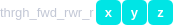
<?xml version="1.0" encoding="UTF-8"?>
<ui version="4.0">
 <class>METJointWidget</class>
 <widget class="QWidget" name="METJointWidget">
  <property name="geometry">
   <rect>
    <x>0</x>
    <y>0</y>
    <width>169</width>
    <height>25</height>
   </rect>
  </property>
  <property name="windowTitle">
   <string>Form</string>
  </property>
  <property name="styleSheet">
   <string notr="true">/*-----QScrollArea-----*/
QScrollArea
{
	border: 0px solid black; 
	margin: 0px 0px 0px 0px;
	border-style:none;

}


/*-----QLayout-----*/
QLayout
{
	border-style:none;
	border-radius: 5px;

}


/*-----QWidget-----*/
QWidget
{
	background-color: transparent;
	color: #000000;

}


/*-----QFrame-----*/
QFrame
{
	border-style:none;
	border-radius: 5px;
	background-color: transparent;

}


/*-----QLabel-----*/
QLabel
{
	background-color: transparent;
	color: #c2c7d5;
	font-size: 13px;

}


/*-----QPushButton-----*/
QPushButton
{
    background-color: hsv(187, 100%, 50%);
    color: hsv(0, 0, 50%);
    font-size: 13px;
    font-weight: bold;
    border: none;
    border-radius: 5px;
}
QPushButton::hover
{
    background-color: qlineargradient(spread:pad, x1:1, y1:0, x2:0, y2:1, stop:0 hsv(187, 100%, 50%),stop:1 hsv(180, 100%, 70%));
}
QPushButton::pressed
{
    background-color: hsv(180, 100%, 100%);
color: rgb(255, 255, 255);
}

QPushButton::checked
{
    color: rgb(255, 255, 255);
    background-color: hsv(180, 100%, 90%);
}
QPushButton::checked::hover
{
    background-color: qlineargradient(spread:pad, x1:1, y1:0, x2:0, y2:1, stop:0 hsv(180, 100%, 90%),stop:1 hsv(180, 100%, 100%));
}
QPushButton::checked::pressed
{
    background-color: hsv(180, 100%, 100%);
}


/*-----QProgressBar-----*/
QProgressBar
{
	background-color: hsv(187, 100%, 70%);
	color: rgb(255, 255, 255);
	font-size: 13px;
	font-weight: bold;
	padding: -1px;
	border: none;
	border-radius: 5px;
}

QProgressBar:chunk
{
	background-color: hsv(180, 100%, 90%);
	color: rgb(255, 255, 255);
	font-size: 20px;
	font-weight: bold;
	padding: -1px;
	border: none;
	border-radius: 8px;
}


/*-----QCheckBox-----*/
QCheckBox
{
	background-color: transparent;
	color: #fff;
	font-size: 10px;
	font-weight: bold;
	border: none;
	border-radius: 5px;

}


/*-----QCheckBox-----*/
QCheckBox::indicator
{
    color: #b1b1b1;
    background-color: #323232;
    border: 1px solid darkgray;
    width: 12px;
    height: 12px;

}


QCheckBox::indicator:checked
{
    image:url(&quot;./ressources/check.png&quot;);
	background-color: qlineargradient(spread:pad, x1:0, y1:0.511, x2:1, y2:0.511, stop:0 rgba(0, 172, 149, 255),stop:0.995192 rgba(54, 197, 177, 255));;
    border: 1px solid #607cff;

}


QCheckBox::indicator:unchecked:hover
{
    border: 1px solid #08b099;

}


QCheckBox::disabled
{
	color: #656565;

}


QCheckBox::indicator:disabled
{
	background-color: #656565;
	color: #656565;
    border: 1px solid #656565;

}


/*-----QLineEdit-----*/
QLineEdit
{
	background-color: #c2c7d5;
	color: #000;
	font-weight: bold;
	border: none;
	border-radius: 2px;
	padding: 3px;

}


/*-----QListView-----*/
QListView
{
	background-color: qlineargradient(spread:pad, x1:1, y1:0, x2:1, y2:1, stop:0 rgba(50, 61, 80, 255),stop:1 rgba(44, 49, 69, 255));
	color: #fff;
	font-size: 12px;
	font-weight: bold;
	border: 1px solid #191919;
	show-decoration-selected: 0;

}


QListView::item
{
	color: #31cecb;
	background-color: #454e5e;
	border: none;
	padding: 5px;
	border-radius: 0px;
	padding-left : 10px;
	height: 42px;

}

QListView::item:selected
{
	color: #31cecb;
	background-color: #454e5e;

}


QListView::item:!selected
{
	color:white;
	background-color: transparent;
	border: none;
	padding-left : 10px;

}


QListView::item:!selected:hover
{
	color: #bbbcba;
	background-color: #454e5e;
	border: none;
	padding-left : 10px;

}


/*-----QTreeView-----*/
QTreeView 
{
	background-color: #232939;
	show-decoration-selected: 0;
	color: #c2c8d7;

}


QTreeView::item 
{
	border-top-color: transparent;
	border-bottom-color: transparent;

}


QTreeView::item:hover 
{
	background-color: #606060;
	color: #fff;

}


QTreeView::item:selected 
{
	background-color: #0ab19a;
	color: #fff;

}


QTreeView::item:selected:active
{
	background-color: #0ab19a;
	color: #fff;

}


QTreeView::branch:has-children:!has-siblings:closed,
QTreeView::branch:closed:has-children:has-siblings 
{
	image: url(://tree-closed.png);

}

QTreeView::branch:open:has-children:!has-siblings,
QTreeView::branch:open:has-children:has-siblings  
{
	image: url(://tree-open.png);

}


/*-----QTableView &amp; QTableWidget-----*/
QTableView
{
    background-color: #232939;
	border: 1px solid gray;
    color: #f0f0f0;
    gridline-color: #232939;
    outline : 0;

}


QTableView::disabled
{
    background-color: #242526;
    border: 1px solid #32414B;
    color: #656565;
    gridline-color: #656565;
    outline : 0;

}


QTableView::item:hover 
{
    background-color: #606060;
    color: #f0f0f0;

}


QTableView::item:selected 
{
	background-color: #0ab19a;
    color: #F0F0F0;

}


QTableView::item:selected:disabled
{
    background-color: #1a1b1c;
    border: 2px solid #525251;
    color: #656565;

}


QTableCornerButton::section
{
	background-color: #343a49;
    color: #fff;

}


QHeaderView::section
{
	color: #fff;
	border-top: 0px;
	border-bottom: 1px solid gray;
	border-right: 1px solid gray;
	background-color: #343a49;
    margin-top:1px;
	margin-bottom:1px;
	padding: 5px;

}


QHeaderView::section:disabled
{
    background-color: #525251;
    color: #656565;

}


QHeaderView::section:checked
{
    color: #fff;
    background-color: #0ab19a;

}


QHeaderView::section:checked:disabled
{
    color: #656565;
    background-color: #525251;

}


QHeaderView::section::vertical::first,
QHeaderView::section::vertical::only-one
{
    border-top: 1px solid #353635;

}


QHeaderView::section::vertical
{
    border-top: 1px solid #353635;

}


QHeaderView::section::horizontal::first,
QHeaderView::section::horizontal::only-one
{
    border-left: 1px solid #353635;

}


QHeaderView::section::horizontal
{
    border-left: 1px solid #353635;

}


/*-----QScrollBar-----*/
QScrollBar:horizontal 
{
    background-color: transparent;
    height: 8px;
    margin: 0px;
    padding: 0px;

}


QScrollBar::handle:horizontal 
{
    border: none;
	min-width: 100px;
    background-color: #56576c;

}


QScrollBar::add-line:horizontal, 
QScrollBar::sub-line:horizontal,
QScrollBar::add-page:horizontal, 
QScrollBar::sub-page:horizontal 
{
    width: 0px;
    background-color: transparent;

}


QScrollBar:vertical 
{
    background-color: transparent;
    width: 8px;
    margin: 0;

}


QScrollBar::handle:vertical 
{
    border: none;
	min-height: 100px;
    background-color: #56576c;

}


QScrollBar::add-line:vertical, 
QScrollBar::sub-line:vertical,
QScrollBar::add-page:vertical, 
QScrollBar::sub-page:vertical 
{
    height: 0px;
    background-color: transparent;

}
</string>
  </property>
  <layout class="QVBoxLayout" name="verticalLayout">
   <property name="spacing">
    <number>0</number>
   </property>
   <property name="leftMargin">
    <number>0</number>
   </property>
   <property name="topMargin">
    <number>0</number>
   </property>
   <property name="rightMargin">
    <number>0</number>
   </property>
   <property name="bottomMargin">
    <number>0</number>
   </property>
   <item>
    <widget class="QFrame" name="fixable_joint_frame">
     <property name="sizePolicy">
      <sizepolicy hsizetype="Minimum" vsizetype="Maximum">
       <horstretch>0</horstretch>
       <verstretch>0</verstretch>
      </sizepolicy>
     </property>
     <property name="frameShape">
      <enum>QFrame::StyledPanel</enum>
     </property>
     <property name="frameShadow">
      <enum>QFrame::Raised</enum>
     </property>
     <layout class="QHBoxLayout" name="horizontalLayout_10">
      <property name="spacing">
       <number>1</number>
      </property>
      <property name="leftMargin">
       <number>0</number>
      </property>
      <property name="topMargin">
       <number>0</number>
      </property>
      <property name="rightMargin">
       <number>0</number>
      </property>
      <property name="bottomMargin">
       <number>0</number>
      </property>
      <item>
       <widget class="QLabel" name="fixable_joint_label">
        <property name="sizePolicy">
         <sizepolicy hsizetype="Minimum" vsizetype="Preferred">
          <horstretch>0</horstretch>
          <verstretch>0</verstretch>
         </sizepolicy>
        </property>
        <property name="text">
         <string>thrgh_fwd_rwr_r</string>
        </property>
       </widget>
      </item>
      <item>
       <widget class="QPushButton" name="fixable_joint_x_button">
        <property name="minimumSize">
         <size>
          <width>25</width>
          <height>25</height>
         </size>
        </property>
        <property name="maximumSize">
         <size>
          <width>25</width>
          <height>25</height>
         </size>
        </property>
        <property name="text">
         <string>x</string>
        </property>
        <property name="checkable">
         <bool>true</bool>
        </property>
        <property name="checked">
         <bool>true</bool>
        </property>
       </widget>
      </item>
      <item>
       <widget class="QPushButton" name="fixable_joint_y_button">
        <property name="minimumSize">
         <size>
          <width>25</width>
          <height>25</height>
         </size>
        </property>
        <property name="maximumSize">
         <size>
          <width>25</width>
          <height>25</height>
         </size>
        </property>
        <property name="text">
         <string>y</string>
        </property>
        <property name="checkable">
         <bool>true</bool>
        </property>
        <property name="checked">
         <bool>true</bool>
        </property>
       </widget>
      </item>
      <item>
       <widget class="QPushButton" name="fixable_joint_z_button">
        <property name="minimumSize">
         <size>
          <width>25</width>
          <height>25</height>
         </size>
        </property>
        <property name="maximumSize">
         <size>
          <width>25</width>
          <height>25</height>
         </size>
        </property>
        <property name="text">
         <string>z</string>
        </property>
        <property name="checkable">
         <bool>true</bool>
        </property>
        <property name="checked">
         <bool>true</bool>
        </property>
       </widget>
      </item>
     </layout>
    </widget>
   </item>
  </layout>
 </widget>
 <resources/>
 <connections/>
</ui>
